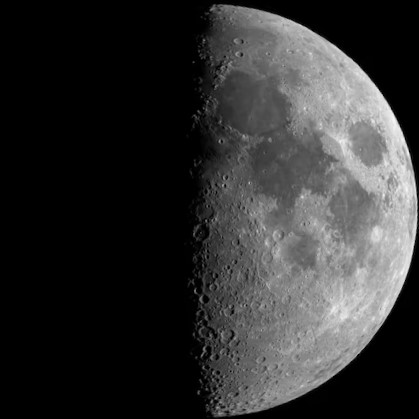
#> input picture Images/Paysages/Ciel03-edit.jpg, 419 x 419 px, found by its file name
$ python test_lolo.py
#> lines starting #> are read from the running program, lines starting #| are printed output that depends on the picture; after the words box and inside, x2 and y2 are one past the last pixel; in counts of white or black regions, pixels touching at a corner belong together; long printed decimals are rounded; pictures that were not available may be replaced by others from this repository, and a replacement may not be noted
import cv2
from skimage.metrics import structural_similarity as ssim
import matplotlib
matplotlib.use('TkAgg')
import matplotlib.pyplot as plt
import os

def resize_images(img1, img2):
    # Charger les images
#> called with img1 = 'Images/paysages/Ciel03-edit.jpg', img2 = 'Images/phases/0.png'
    img1 = cv2.imread(img1)
#> img1 is the input picture: shape (419, 419, 3); min 0, max 249, mean 49
    img2 = cv2.imread(img2)
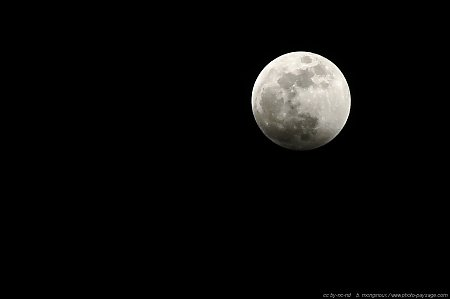
#> input picture Images/Paysages/Ciel01.jpg, 450 x 299 px, given in place of 0.png, which was not available
#> img2 is the input picture: shape (299, 450, 3); mean B, G, R 8.9, 9.5, 9.8

    # Redimensionner les images pour qu'elles aient la même taille
    img2 = cv2.resize(img2, (img1.shape[1], img1.shape[0]))
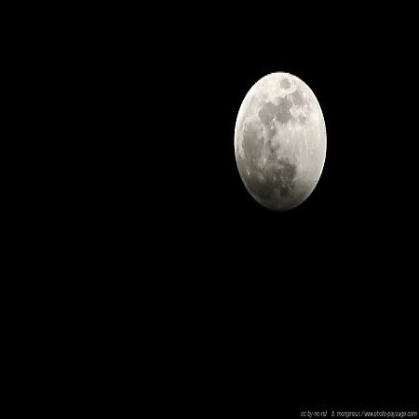
#> img2: shape (419, 419, 3); mean B, G, R 8.9, 9.5, 9.8

    return img1, img2

def binarize_image(image):
    img1_gray = cv2.cvtColor(image, cv2.COLOR_BGR2GRAY)
    _, img1_binary = cv2.threshold(img1_gray, 100, 255, cv2.THRESH_BINARY)
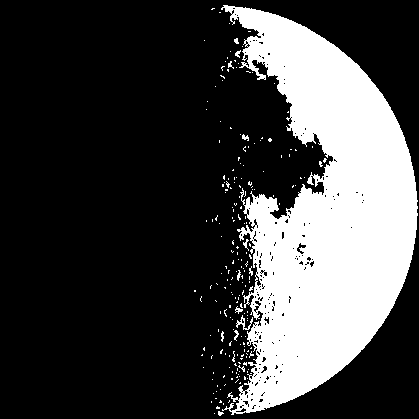
#> img1_binary: shape (419, 419); 25.7% white; 210 white regions (198 under 20 px), largest, box (x1, y1, x2, y2) and area: (221, 5, 418, 415) 44016, (236, 315, 253, 330) 80, (242, 134, 249, 141) 29
    return img1_binary

def compare_images(image1, image2):
    # Calculer le SSIM
    image1, image2 = resize_images(image1, image2)
    image1 = binarize_image(image1)
    image2 = binarize_image(image2)
#> in binarize_image (call 2), `_, img1_binary = cv2.threshold(img1_gray, 100, 255, cv2.THRESH_BINARY)`:
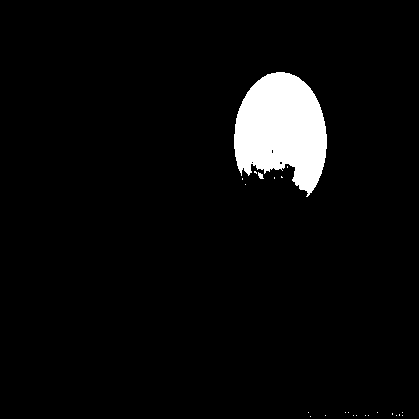
#> img1_binary: shape (419, 419); 4.6% white; 23 white regions (21 under 20 px), largest, box (x1, y1, x2, y2) and area: (234, 72, 327, 197) 8070, (258, 172, 264, 179) 26
    similarity_index, _ = ssim(image1, image2, full=True)
#> similarity_index = 0.634
    return similarity_index, image1, image2


# Exemple d'utilisation
image_path1 = "Images/paysages/Ciel03-edit.jpg"
folder_path = "Images/phases/"

most_compatible = ''
max_compatibility = 0.0

for i in range(29):  # Images numérotées de 0 à 28
    image_path = os.path.join(folder_path, f"{i}.png")

    compatibility, image1, image2 = compare_images(image_path1, image_path)
#> compatibility = 0.634
    print(f"Taux de compatibilité image {i}: {compatibility}")
#| Taux de compatibilité image 0: 0.6336
    if compatibility > max_compatibility:
        max_compatibility = compatibility
#> max_compatibility = 0.634
        most_compatible = image2
#> pass 2 of the loop `for i in range(29):`:
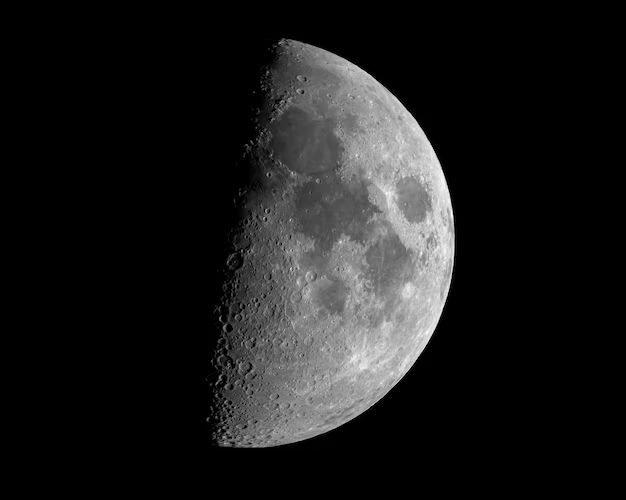
#> input picture Images/Paysages/Ciel03.jpg, 626 x 500 px, given in place of 1.png, which was not available
#> in resize_images, img2 is the input picture: shape (500, 626, 3); min 0, max 254, mean 27.5
#> in resize_images (call 2), `img2 = cv2.resize(img2, (img1.shape[1], img1.shape[0]))`:
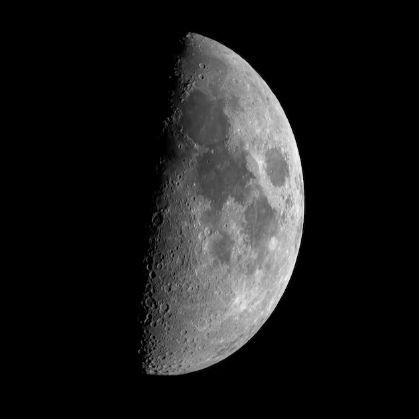
#> img2: shape (419, 419, 3); min 0, max 252, mean 27.5
#> in binarize_image (call 4), `_, img1_binary = cv2.threshold(img1_gray, 100, 255, cv2.THRESH_BINARY)`:
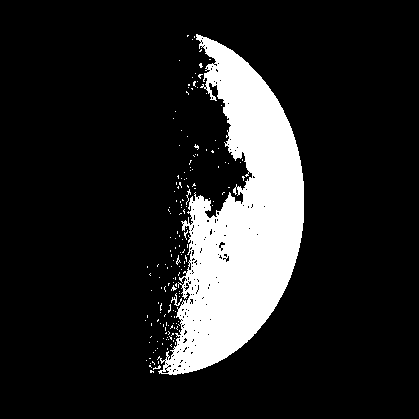
#> img1_binary: shape (419, 419); 14.4% white; 168 white regions (165 under 20 px), largest, box (x1, y1, x2, y2) and area: (157, 34, 304, 375) 24638, (171, 293, 182, 306) 44, (186, 189, 191, 205) 23
#> compatibility = 0.547
#| Taux de compatibilité image 1: 0.5469
#> (the run stopped early here; a loop or call above may not have finished)
